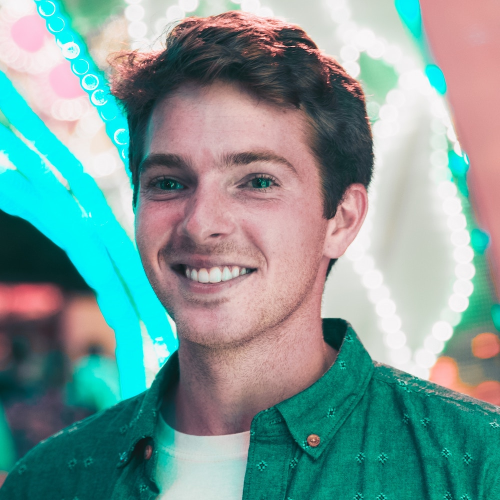
#> input picture img/leo.jpg, 1000 x 1000 px (shown at 1/2 size)
$ python crop_image_cv2.py
#> lines starting #> are read from the running program, lines starting #| are printed output that depends on the picture
import cv2
import numpy
from matplotlib import pyplot as plt

image=cv2.imread("./img/leo.jpg")
#> image is the input picture: shape (1000, 1000, 3); mean B, G, R 151.6, 154.9, 122
image = cv2.cvtColor(image, cv2.COLOR_BGR2RGB)

w=image.shape[0]
#> w = 1000
h=image.shape[1]
#> h = 1000
(cx,cy)=(w//2,h//2)
#> cx = 500; cy = 500
print(cx)
#| 500
print(cy)
#| 500


top_right=image[0:cy,cx:w]
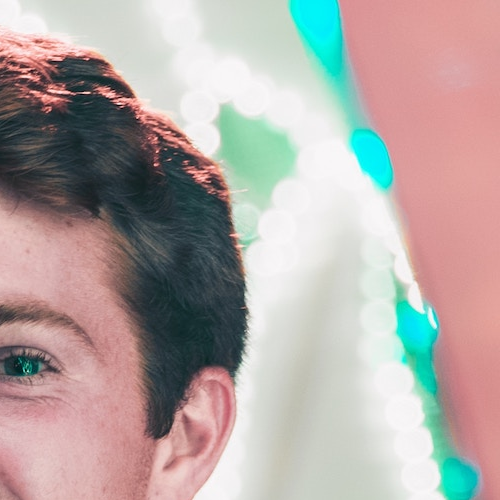
#> top_right: shape (500, 500, 3); mean R, G, B 177.2, 167, 163.9
top_left=image[0:cy,0:cx]
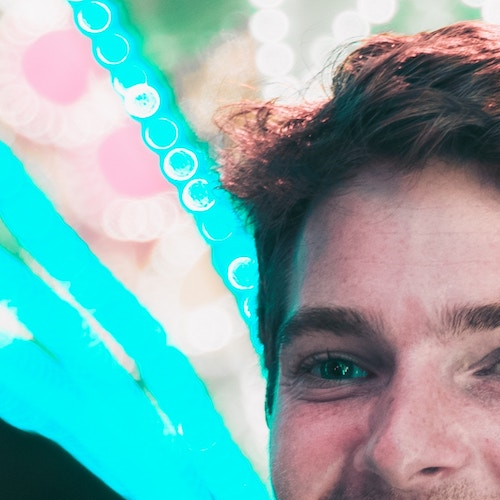
#> top_left: shape (500, 500, 3); mean R, G, B 127.4, 173.9, 174
bottom_left=image[cy:h,0:cx]
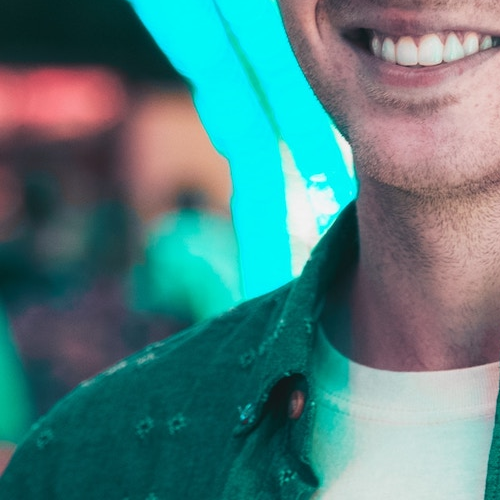
#> bottom_left: shape (500, 500, 3); mean R, G, B 79.2, 128.3, 128.6
bottom_right=image[cy:h,cx:w]
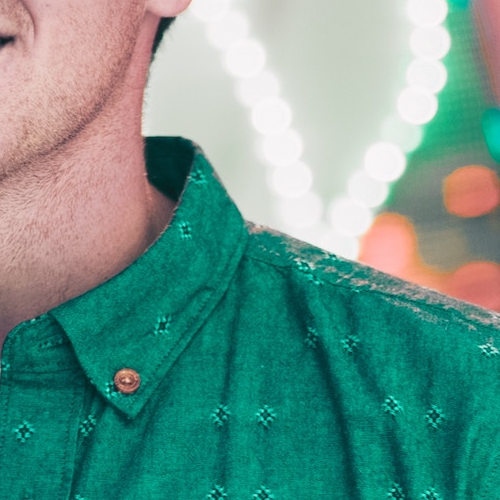
#> bottom_right: shape (500, 500, 3); mean R, G, B 104.2, 150.5, 140.1


plt.figure(figsize=(15,8))

plt.subplot(221)
plt.title('Mohit Top left')
plt.xlabel([1,1,9,0])
plt.ylabel([4,4,6,3])
plt.imshow(top_left);

plt.subplot(222)
plt.title('Mohit Top Right')
plt.xlabel([1,1,9,0])
plt.ylabel([4,4,6,3])
plt.imshow(top_right);

plt.subplot(223)
plt.title('Mohit Bottom left')
plt.xlabel([1,1,9,0])
plt.ylabel([4,4,6,3])
plt.imshow(bottom_left);

plt.subplot(224)
plt.title('Mohit Bottom Right')
plt.xlabel([1,1,9,0])
plt.ylabel([4,4,6,3])
plt.imshow(bottom_right);

plt.show()

$ run again, with img/1.jpg copied over img/leo.jpg
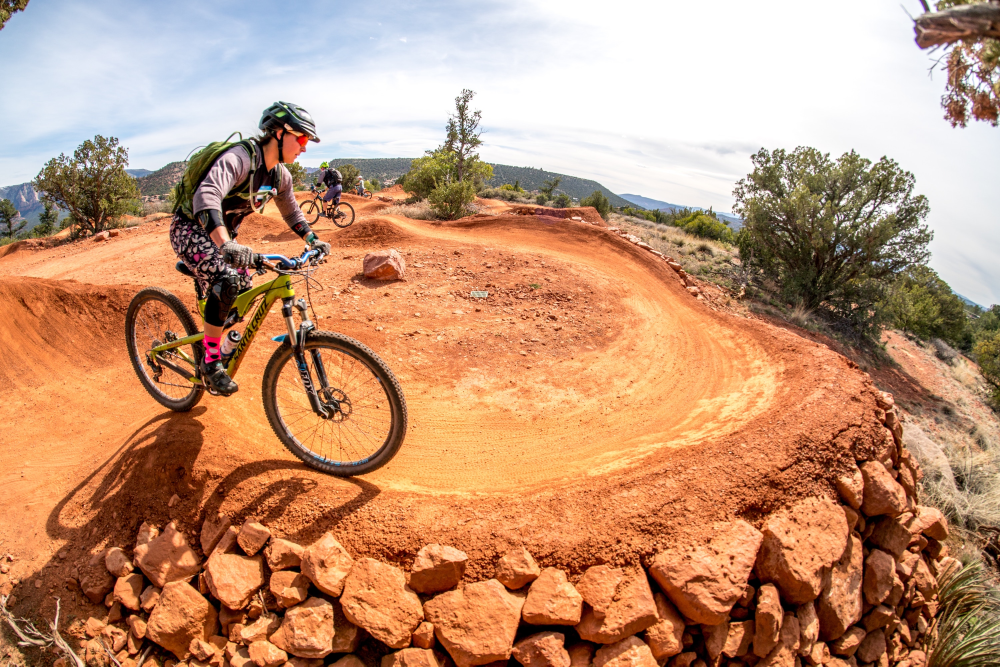
#> input picture img/1.jpg, 3000 x 2000 px (shown at 1/3 size)
#> image is the input picture: shape (2000, 3000, 3); mean B, G, R 117.2, 147.3, 192.5
#| 1000
#| 1500
#> `bottom_left=image[cy:h,0:cx]`:
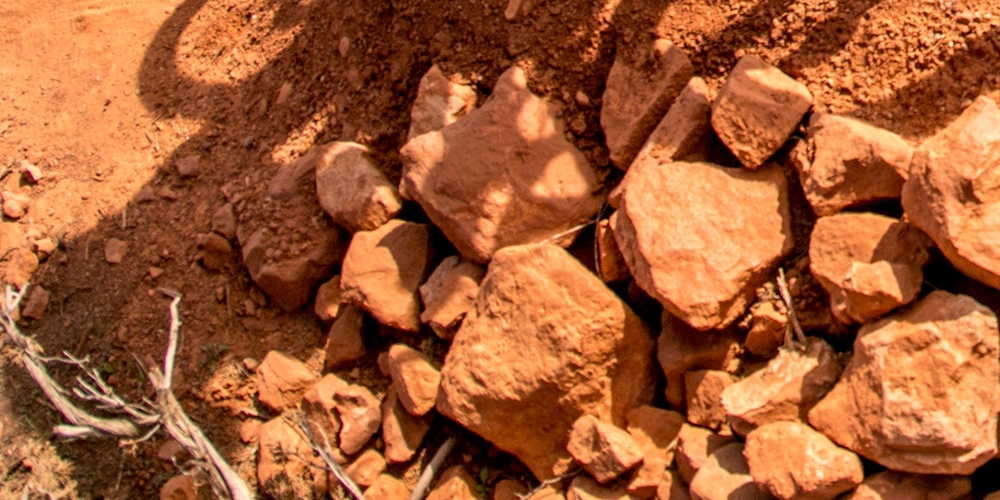
#> bottom_left: shape (500, 1000, 3); mean R, G, B 163.5, 92.5, 52
#> `bottom_right=image[cy:h,cx:w]`:
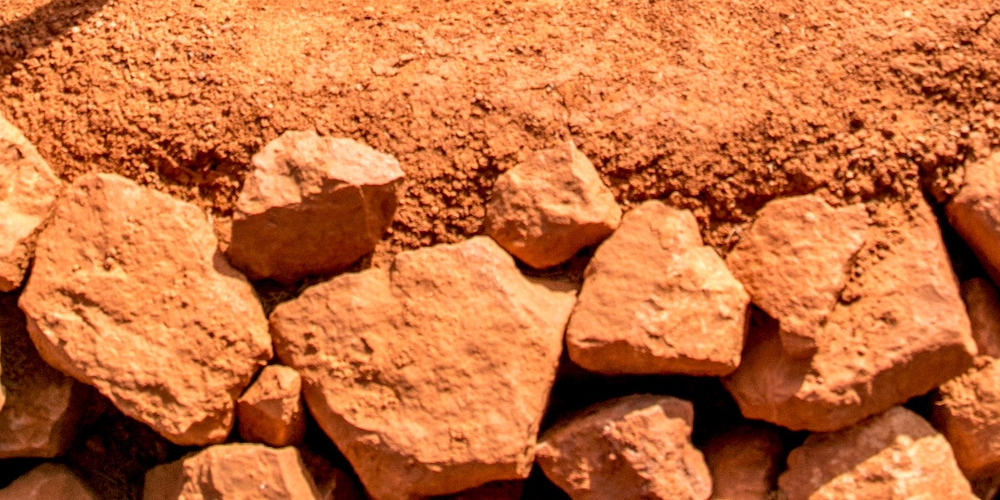
#> bottom_right: shape (500, 1000, 3); mean R, G, B 196.9, 112.4, 61.6

$ run again, with img/2.jpg copied over img/leo.jpg
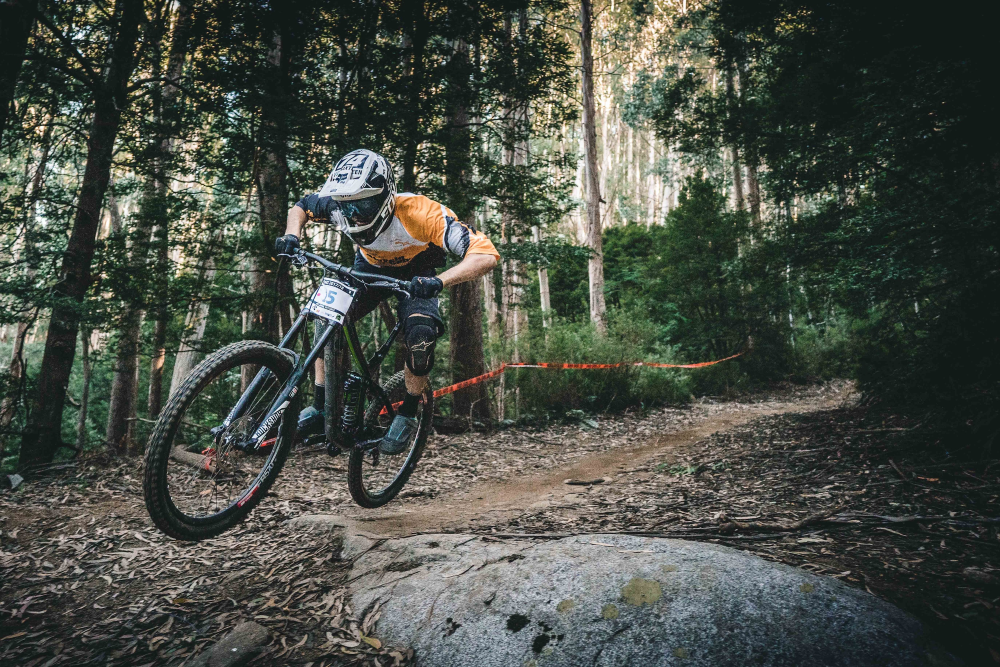
#> input picture img/2.jpg, 3000 x 2001 px (shown at 1/3 size)
#> image is the input picture: shape (2001, 3000, 3); mean B, G, R 69.2, 77.4, 72.2
#| 1000
#| 1500
#> `bottom_left=image[cy:h,0:cx]`:
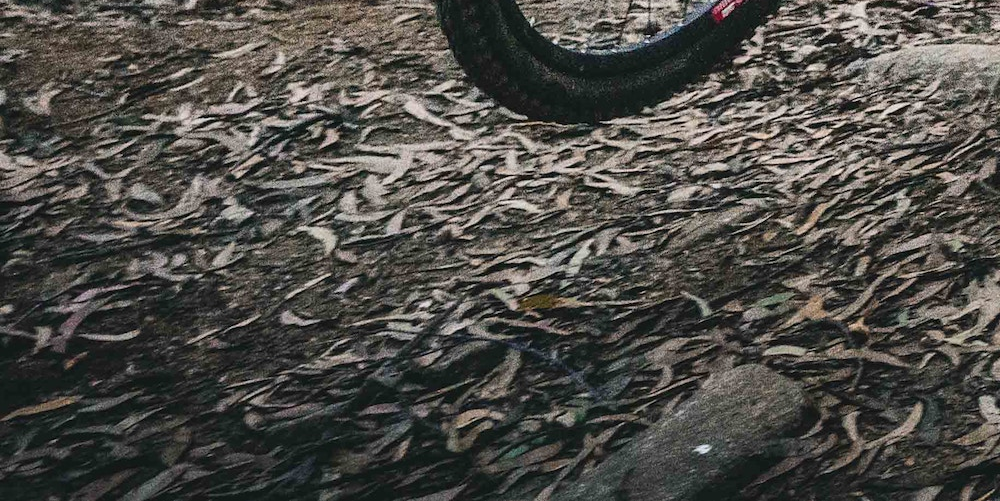
#> bottom_left: shape (501, 1000, 3); mean R, G, B 77.5, 75.8, 71.2
#> `bottom_right=image[cy:h,cx:w]`:
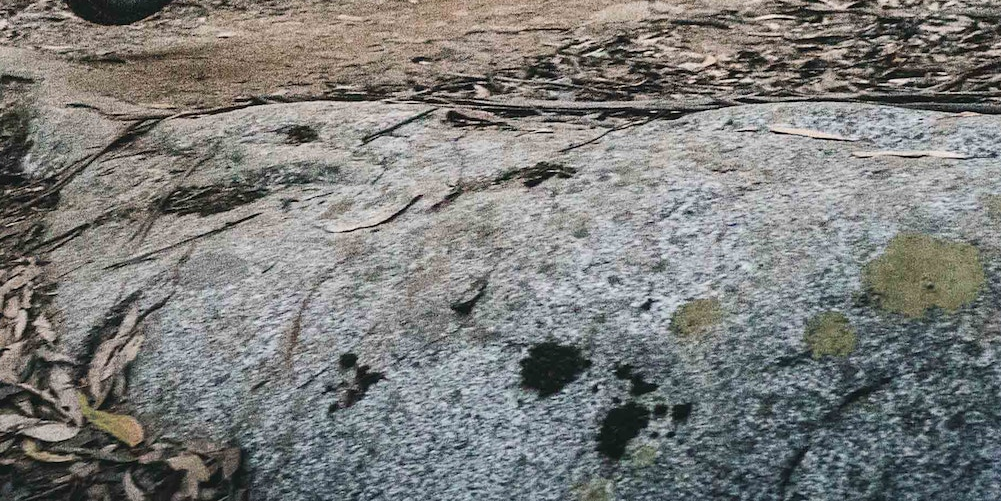
#> bottom_right: shape (501, 1001, 3); mean R, G, B 124.3, 124.9, 122.6

$ run again, with img/3.jpg copied over img/leo.jpg
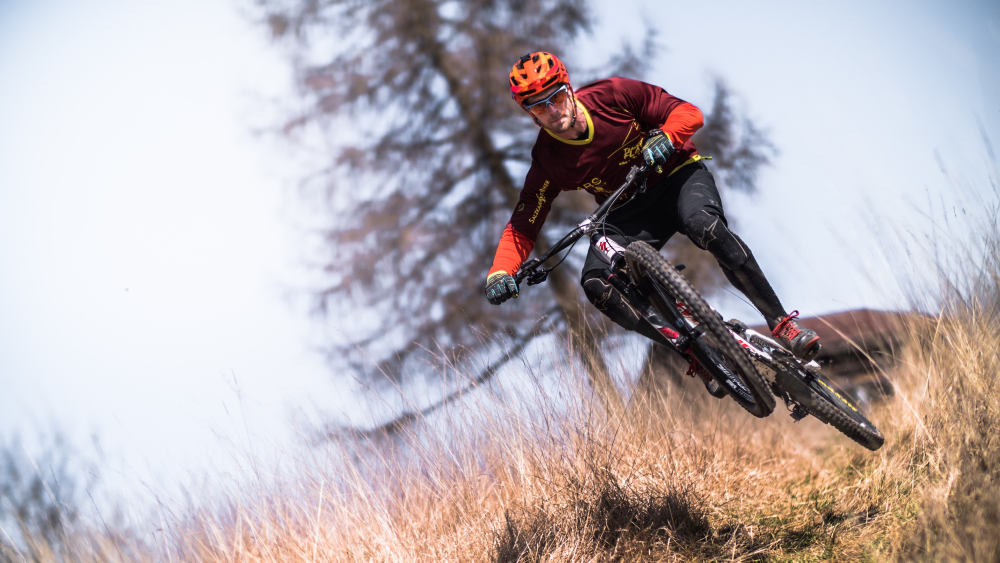
#> input picture img/3.jpg, 3000 x 1688 px (shown at 1/3 size)
#> image is the input picture: shape (1688, 3000, 3); mean B, G, R 180.6, 176.7, 185
#| 844
#| 1500
#> `bottom_left=image[cy:h,0:cx]`:
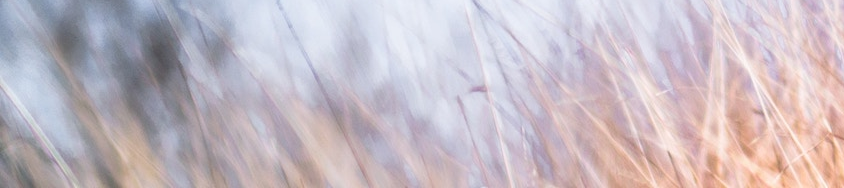
#> bottom_left: shape (188, 844, 3); mean R, G, B 197.7, 187, 194.8
#> `bottom_right=image[cy:h,cx:w]`:
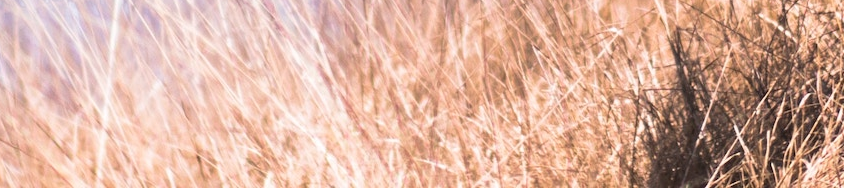
#> bottom_right: shape (188, 844, 3); mean R, G, B 218, 176.7, 159.1
